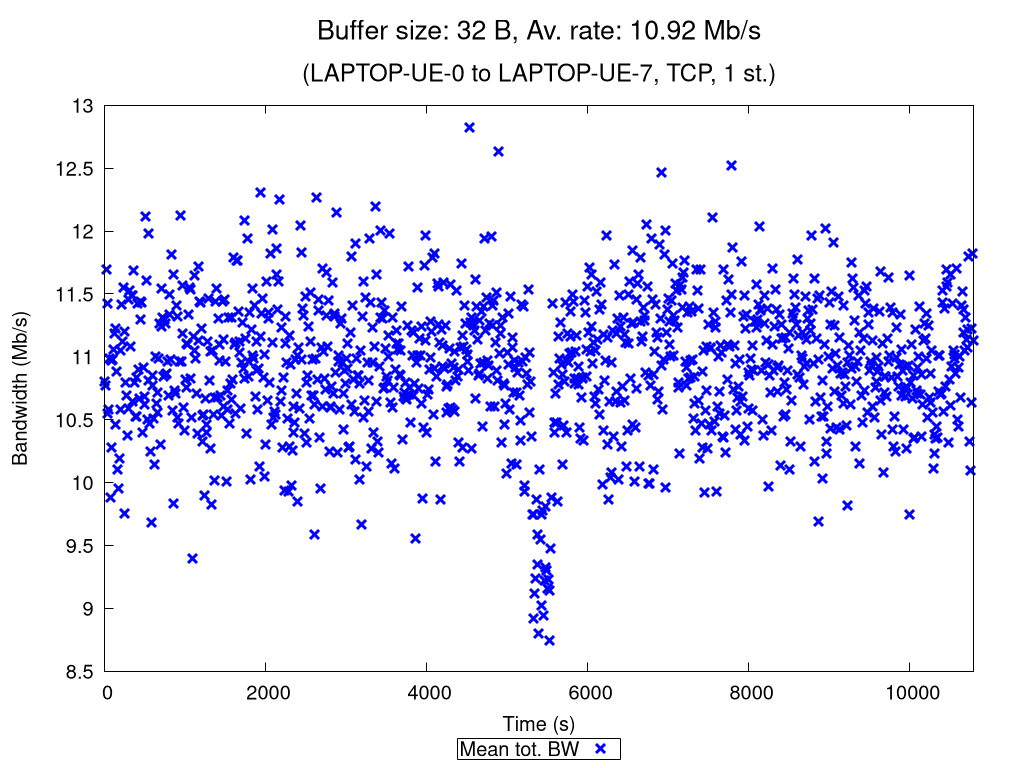

This chart was generated by the following gnuplot code:
set terminal pngcairo nocrop enhanced size 1024,768 font "Verdana,15"
set output "TCP_1_st_2020_10_28_08-01-21_one2two_00032B.png"

set title "{/=20 Buffer size: 32 B, Av. rate: 10.92 Mb/s}\n\n{/=18 (LAPTOP-UE-0 to LAPTOP-UE-7, TCP, 1 st.)}"

set xlabel "Time (s)"
set ylabel "Bandwidth (Mb/s)"
set ytics nomirror
set key bmargin center horizontal box samplen 1 width -1
set bmargin 4.6
set rmargin 4.5

rf = 1000000.0  # rate factor
set style fill transparent solid 0.2 noborder
set autoscale xfix
plot "TCP_1_st_2020_10_28_08-01-21_one2two_00032B_iperf_processed.dat" using 1:($2/rf-$3/rf):($2/rf+$3/rf) with filledcurves lc rgb "blue" notitle, \
     "" using 1:($2/rf) with points pt 2 ps 1.5 lw 3 lc rgb "blue" title "Mean tot. BW", \
